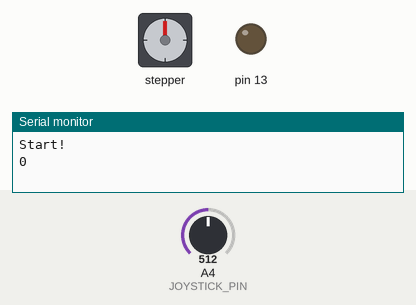
This sketch was run on a simulated Arduino Uno, built with avr-gcc and run on an emulated ATmega328P. On the bench: stepper motor, output pins drawn as LEDs (lit = HIGH), the last lines printed to the serial monitor. Wiring (inferred from the names in the program): stepper motor driver (200 steps per turn assumed): step A0; direction A2; enable A1. Dashed ring = blinking. The test bench sets the inputs (shaded band); at power-on: A4 (JOYSTICK_PIN) = 512. Pins used as bus, display or sensor lines are not drawn.

Above: at 1.2 s.
1.3 s: A4 (JOYSTICK_PIN) set to 716
At 1.8 s:
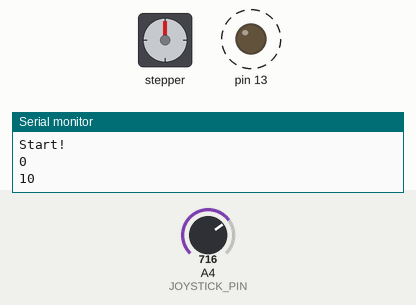
4.3 s: A4 (JOYSTICK_PIN) set to 900
At 5.0 s:
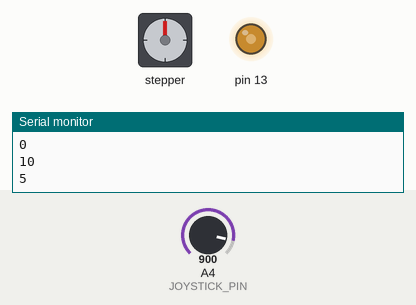
7.3 s: A4 (JOYSTICK_PIN) set to 1015
10.3 s: A4 (JOYSTICK_PIN) set to 1023
13.3 s: A4 (JOYSTICK_PIN) set to 511
16.3 s: A4 (JOYSTICK_PIN) set to 306
Timing chart, 0 to 66.8 s (numbered marks = the images above; inputs shaded):
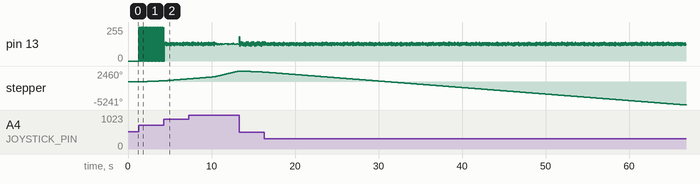

The sketch:

step_motor.ino
```cpp
#define STEP_PIN		(A0)
#define ENABLE_PIN		(A1)
#define DIR_PIN			(A2)

#define JOYSTICK_PIN	(A4)

#define DELAY			(1000)

const int16_t SPEEDS[] = {-1, -2, -5, -10, 0, 10, 2, 5, 1};


/*void step(int16_t steps, uint16_t speed) {
	digitalWrite(DIR_PIN, steps < 0);
	if (steps < 0) steps = -steps;

	if (!steps) {
		stop();
		return;
	}

	start();
	while (steps--) {
		digitalWrite(CLOCK_PIN, HIGH);
		delay(speed);
		digitalWrite(CLOCK_PIN, LOW);
		delay(speed);
	}
	stop();
}*/

void setup() {
	Serial.begin(115200);
	Serial.println("Start!");

	pinMode(13, OUTPUT);
	pinMode(STEP_PIN, OUTPUT);
	pinMode(DIR_PIN, OUTPUT);
	pinMode(ENABLE_PIN, OUTPUT);
	pinMode(JOYSTICK_PIN, INPUT);

	digitalWrite(ENABLE_PIN, HIGH);
}

void loop() {
	uint32_t old_ms = 0;
	uint32_t cur_ms;
	int16_t cur_speed = 0;
	uint8_t old_speed_index = 0;
	uint8_t cur_speed_index = 0;
	bool old_clock = false;
	// start();
	while (true) {
		cur_ms = millis();
		cur_speed_index = map(analogRead(JOYSTICK_PIN), 0, 1023, 0, sizeof(SPEEDS) / sizeof(*SPEEDS) - 1);
		// Serial.println(cur_speed_index);
		if (old_speed_index != cur_speed_index) {
			old_speed_index = cur_speed_index;
			cur_speed = SPEEDS[cur_speed_index];
			digitalWrite(DIR_PIN, cur_speed > 0);
			Serial.println(cur_speed);
			cur_speed = abs(cur_speed);
			digitalWrite(ENABLE_PIN, cur_speed == 0);
			digitalWrite(13, cur_speed != 0);
		}

		if (cur_speed) {
			if ((cur_ms - old_ms) > (uint32_t)cur_speed) {
				old_ms = cur_ms;
				old_clock = !old_clock;
				digitalWrite(STEP_PIN, old_clock);
				digitalWrite(13, old_clock);
			}
		}
		// delay(1);
	}
}
```

Measured:
- after the input at 1.3 s, pin 13: alternates 255/255 for 0.01 s and 0/255 for 0.01 s, starting at once; stepper: keeps turning clockwise at about 82°/s, starting at once
